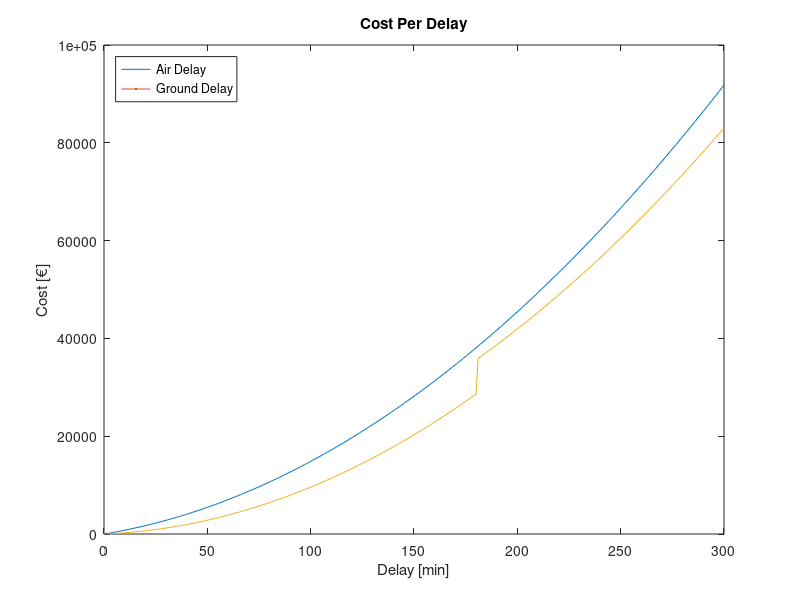

This chart was generated by the following MATLAB code:
function plotCostperDelay

Seats = 170;
lf = 0.823;
Distance = 1481;
Delay = 0:300;
Air = [];
Ground = [];

airdelay = 0;
while airdelay <= 300
    rfpass = 0.00563*airdelay + 0.122; %cost per minute per passenger
    costminpass = rfpass + 0.376121;
    cost = costminpass * Seats * lf * airdelay;

    Air(end+1) = cost; 
    airdelay = airdelay +1;
end


grounddelay = 0;
while grounddelay <= 300
    rfpass = 0.00563*grounddelay + 0.122; %cost per minute per passenger
    costminpass = rfpass;
    cost = costminpass * Seats * lf * grounddelay;
    
    if grounddelay > 180
        if Distance <= 1500
            cost = cost + 250 * 0.2 * lf * Seats;
        elseif Distance < 1500 && Distances <= 3500
            cost = cost + 400 * 0.2 * lf * Seats;
        elseif Distances > 3500
            cost = cost + 600 * 0.2 * lf * Seats;
        end
    end
    Ground(end+1) = cost;
    grounddelay = grounddelay +1;
end

figure
plot(Delay, Air, LineWidth=1.5);
hold on
ylabel("Cost [€]");
plot(Delay, Ground, LineWidth=1.5);
title("Cost Per Delay");
xlabel("Delay [min]");
legend({'Air Delay', 'Ground Delay'},'Location','northwest');
